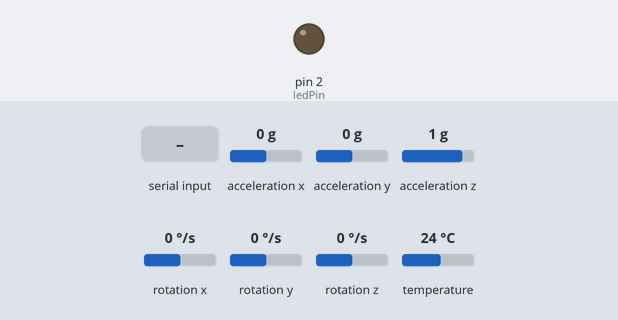
Bench run of a sketch on a simulated Arduino Uno, built with avr-gcc and run on an emulated ATmega328P. Parts: output pins drawn as LEDs (lit = HIGH). The test bench sets the inputs (shaded band); at power-on: acceleration y 0 g, rotation x 0 °/s, acceleration x 0 g, acceleration z 1 g, rotation y 0 °/s, rotation z 0 °/s, temperature 24 °C. What the sketch prints to the serial monitor is not drawn.

Above: at 2.2 s.
2.3 s: "l" received over Serial
At 3.5 s:
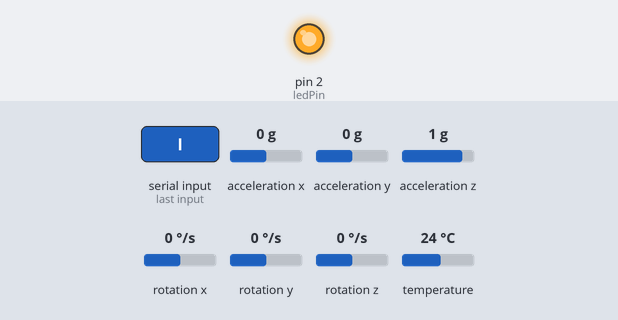
3.8 s: acceleration y set to -1.4 g
6.8 s: rotation x set to 2 °/s
Timing chart, 0 to 9.8 s (numbered marks = the images above; inputs shaded):
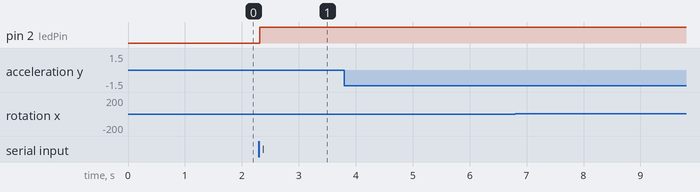

Measured:
- after the input at 2.3 s, pin 2 (ledPin): LOW → HIGH at once
- after the input at 3.8 s, every drawn part: stays the same
- after the input at 6.8 s, every drawn part: stays the same

The sketch:

mp6050.ino
```cpp
#include <Wire.h>
#include <Adafruit_MPU6050.h>
#include <Adafruit_Sensor.h>
#include <math.h>

// Creamos una instancia del objeto MPU6050
Adafruit_MPU6050 mpu;

// Definimos el pin del LED
const int ledPin = 2;

// Variables para almacenar los offsets del giroscopio
float gyroX_offset = 0;
float gyroY_offset = 0;
float gyroZ_offset = 0;

// Variables para el filtro de complemento
float angleX = 0;
float angleY = 0;
float alpha = 0.98; // Coeficiente del filtro de complemento
float dt = 0.5;    // Intervalo de tiempo en segundos (500 ms)

void setup() {
  // Iniciamos la comunicación serial para depuración
  Serial.begin(115200);
  while (!Serial) {
    delay(10); // Espera mientras la conexión serial esté disponible
  }

  // Iniciamos la comunicación I2C
  Wire.begin();

  // Inicializamos el pin del LED como salida
  pinMode(ledPin, OUTPUT);
  digitalWrite(ledPin, LOW);

  // Intentamos inicializar el MPU6050
  if (!mpu.begin()) {
    Serial.println("No se pudo encontrar un sensor MPU6050. Verifique la conexión!");
    while (1) {
      delay(10);
    }
  }
  Serial.println("MPU6050 encontrado!");

  // Configuramos la escala de rango del acelerómetro y el giroscopio
  mpu.setAccelerometerRange(MPU6050_RANGE_2_G);
  mpu.setGyroRange(MPU6050_RANGE_250_DEG);
  mpu.setFilterBandwidth(MPU6050_BAND_21_HZ);

  Serial.println("Configuración inicializada correctamente!");

  // Calibramos el giroscopio
  Serial.println("Calibrando el giroscopio, por favor espere...");
  int numSamples = 100;
  float sumX = 0, sumY = 0, sumZ = 0;
  for (int i = 0; i < numSamples; i++) {
    sensors_event_t gyroEvent;
    mpu.getGyroSensor()->getEvent(&gyroEvent);
    sumX += gyroEvent.gyro.x;
    sumY += gyroEvent.gyro.y;
    sumZ += gyroEvent.gyro.z;
    delay(10);
  }
  gyroX_offset = sumX / numSamples;
  gyroY_offset = sumY / numSamples;
  gyroZ_offset = sumZ / numSamples;
  Serial.println("Calibración completada!");
}

void loop() {
  // Leemos los valores del acelerómetro y el giroscopio
  sensors_event_t accel, gyro, temp;
  mpu.getEvent(&accel, &gyro, &temp);

  // Aplicamos los offsets al giroscopio
  float gyroX_corrected = gyro.gyro.x - gyroX_offset;
  float gyroY_corrected = gyro.gyro.y - gyroY_offset;
  float gyroZ_corrected = gyro.gyro.z - gyroZ_offset;

  // Calcular el ángulo usando el acelerómetro
  float accelAngleX = atan2(accel.acceleration.y, accel.acceleration.z) * 180 / M_PI;
  float accelAngleY = atan2(-accel.acceleration.x, sqrt(accel.acceleration.y * accel.acceleration.y + accel.acceleration.z * accel.acceleration.z)) * 180 / M_PI;

  // Calcular el cambio de ángulo usando el giroscopio
  float gyroRateX = gyroX_corrected * 180 / M_PI;
  float gyroRateY = gyroY_corrected * 180 / M_PI;

  // Filtro de complemento para calcular el ángulo
  angleX = alpha * (angleX + gyroRateX * dt) + (1 - alpha) * accelAngleX;
  angleY = alpha * (angleY + gyroRateY * dt) + (1 - alpha) * accelAngleY;

  // Mostramos los valores del acelerómetro en la consola serial
  Serial.print("Aceleración X: "); Serial.print(accel.acceleration.x); Serial.print(" m/s^2\t");
  Serial.print("Aceleración Y: "); Serial.print(accel.acceleration.y); Serial.print(" m/s^2\t");
  Serial.print("Aceleración Z: "); Serial.print(accel.acceleration.z); Serial.println(" m/s^2");

  // Mostramos los valores corregidos del giroscopio en la consola serial
  Serial.print("Giroscopio X: "); Serial.print(gyroX_corrected); Serial.print(" rad/s\t");
  Serial.print("Giroscopio Y: "); Serial.print(gyroY_corrected); Serial.print(" rad/s\t");
  Serial.print("Giroscopio Z: "); Serial.print(gyroZ_corrected); Serial.println(" rad/s");

  // Mostramos los ángulos calculados por el filtro de complemento para el ploter serial
  Serial.print("Ángulo X: "); Serial.print(angleX); Serial.print("\t");
  Serial.print("Ángulo Y: "); Serial.println(angleY);

  // Verificamos si hay datos disponibles en el puerto serial
  if (Serial.available() > 0) {
    char command = Serial.read();
    if (command == 'l') {
      // Cambiamos el estado del LED
      digitalWrite(ledPin, !digitalRead(ledPin));
      Serial.println("LED cambiado de estado");
    }
  }

  // Espera 500 ms antes de hacer una nueva lectura
  delay(50);
}
```
